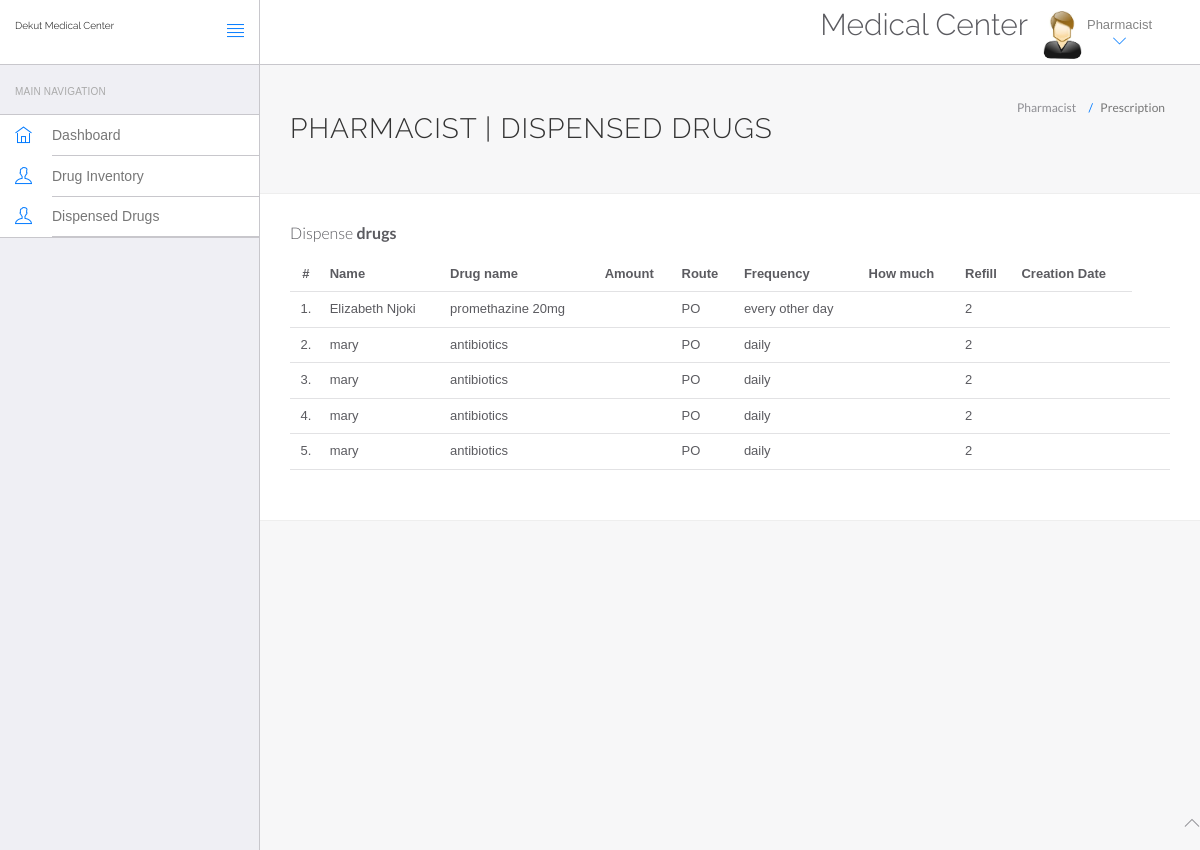
Page /MSC/pharmacist/dispense.php on the committed database.
### tables this page shows
CREATE TABLE `prescription` (
  `id` int(20) NOT NULL,
  `name` varchar(50) NOT NULL,
  `drugname` varchar(30) NOT NULL,
  `quantity` int(20) NOT NULL,
  `route` varchar(20) NOT NULL,
  `frequency` varchar(20) NOT NULL,
  `howmany` int(20) NOT NULL,
  `refill` int(20) NOT NULL,
  `creation date` date NOT NULL DEFAULT current_timestamp()
);

### MSC/pharmacist/dispense.php (the view, shortened to what this page needs)
<!DOCTYPE html>
<html lang="en">
	<head>
		<link rel="stylesheet" href="vendor/bootstrap/css/bootstrap.min.css">
		<link rel="stylesheet" href="vendor/fontawesome/css/font-awesome.min.css">
		<link rel="stylesheet" href="vendor/themify-icons/themify-icons.min.css">
		<link href="vendor/animate.css/animate.min.css" rel="stylesheet" media="screen">
		<link href="vendor/perfect-scrollbar/perfect-scrollbar.min.css" rel="stylesheet" media="screen">
		<link href="vendor/switchery/switchery.min.css" rel="stylesheet" media="screen">
		<link href="vendor/bootstrap-touchspin/jquery.bootstrap-touchspin.min.css" rel="stylesheet" media="screen">
		<link href="vendor/select2/select2.min.css" rel="stylesheet" media="screen">
		<link href="vendor/bootstrap-datepicker/bootstrap-datepicker3.standalone.min.css" rel="stylesheet" media="screen">
		<link href="vendor/bootstrap-timepicker/bootstrap-timepicker.min.css" rel="stylesheet" media="screen">
		<link rel="stylesheet" href="assets/css/styles.css">
		<link rel="stylesheet" href="assets/css/plugins.css">
		<link rel="stylesheet" href="assets/css/themes/theme-1.css" id="skin_color" />
	</head>
	<body>
		<div id="app">
<?php include('include/sidebar.php');?>
			<div class="app-content">
						<?php include('include/header.php');?>
				<div class="main-content" >
					<div class="wrap-content container" id="container">
						<section id="page-title">
							<div class="row">
								<div class="col-sm-8">
									<h1 class="mainTitle">Pharmacist | Dispensed Drugs</h1>
																	</div>
								<ol class="breadcrumb">
									<li>
										<span>Pharmacist</span>
									</li>
									<li class="active">
										<span>Prescription</span>
									</li>
								</ol>
							</div>
						</section>
						<div class="container-fluid container-fullw bg-white">
									<div class="row">
								<div class="col-md-12">
									<h5 class="over-title margin-bottom-15">Dispense <span class="text-bold">drugs</span></h5>
									<table class="table table-hover" id="sample-table-1">
										<thead>
											<tr>
												<th class="center">#</th>
												<th class="hidden-xs"> Name</th>
												<th> Drug name</th>
												<th>Amount</th>
												<th>Route </th>
												<th>Frequency </th>
												<th>How much </th>
												<th> Refill</th>
                                                <th>Creation Date </th>
											</tr>
										</thead>
										<tbody>
<?php
$sql=mysqli_query($con,"select * from prescription ");
$cnt=1;
while($row=mysqli_fetch_array($sql))
{
?>
											<tr>
												<td class="center"><?php echo $cnt;?>.</td>
												<td><?php echo $row['name'];?></td>
												<td><?php echo $row['drugname'];?></td>
												<td><?php echo $row['amount'];?>
												</td>
												<td><?php echo $row['route'];?></td>
												<td><?php echo $row['frequency'];?></td>
												<td><?php echo $row['howmuch'];?></td>
												<td><?php echo $row['refill'];?></td>
												<td><?php echo $row['regdate'];?></td>
												<td><?php echo $row['updationDate'];?>
												</td>
												<td >
												</td>
											</tr>
											<?php
$cnt=$cnt+1;
											 }?>
										</tbody>
									</table>
								</div>
							</div>
								</div>
							</div>
						</div>
					</div>
				</div>
	<?php include('include/footer.php');?>
	</body>
</html>

### MSC/pharmacist/assets/css/themes/theme-1.css (style rules this page uses)
body { background: #FAFAFA; }

### rows in the picture
prescription: name "Elizabeth Njoki", drugname "promethazine 20mg", route "PO", frequency "every other day", refill "2"
prescription: name "mary", drugname "antibiotics", route "PO", frequency "daily", refill "2"
prescription: name "mary", drugname "antibiotics", route "PO", frequency "daily", refill "2"
prescription: name "mary", drugname "antibiotics", route "PO", frequency "daily", refill "2"
prescription: name "mary", drugname "antibiotics", route "PO", frequency "daily", refill "2"
